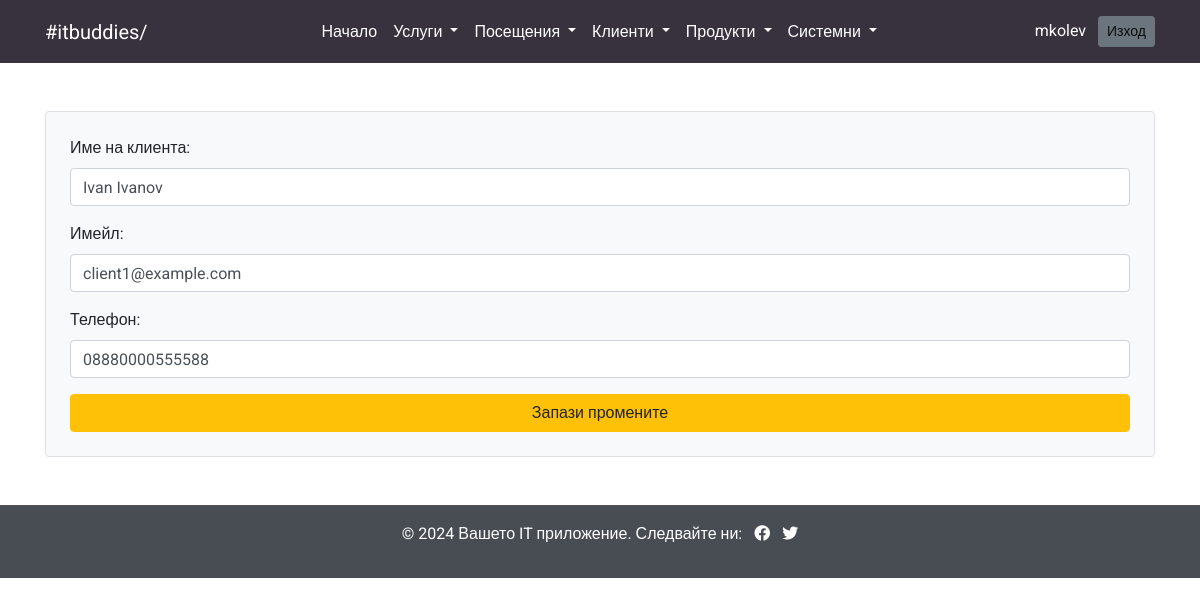
The app's page /clients/edit/1 (signed in), older data.
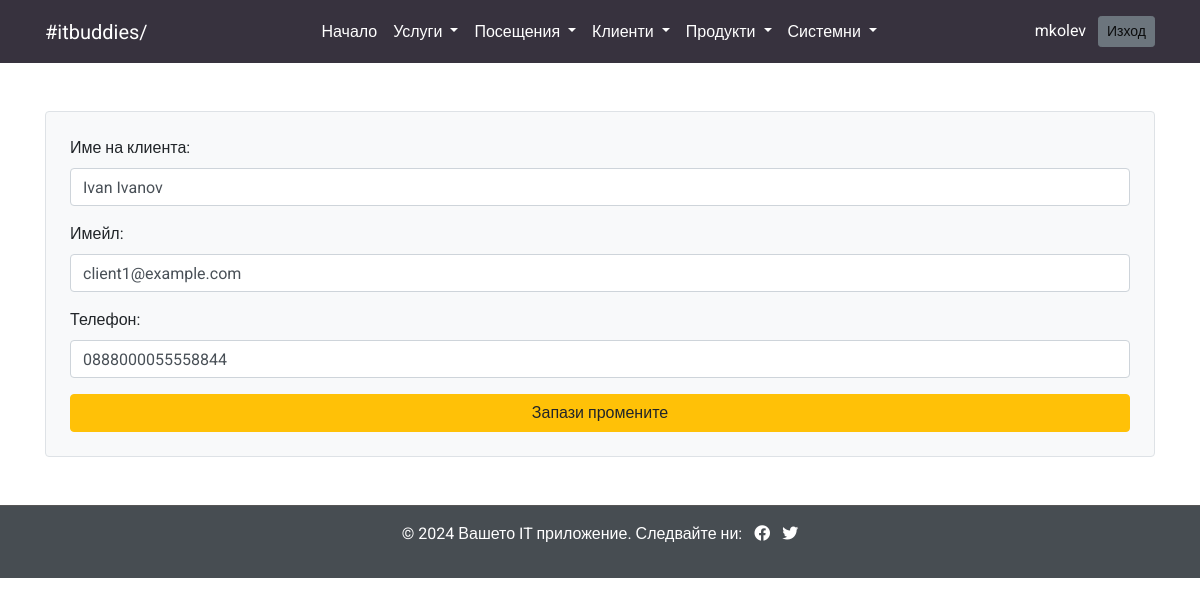
The same page, newer data.
### models.py (models this page shows)
class Client(db.Model):
    id = db.Column(db.Integer, primary_key=True)
    name = db.Column(db.String(100), nullable=False)
    email = db.Column(db.String(100), nullable=True)  # Опционално поле за имейл
    phone = db.Column(db.String(15), nullable=True)  # Опционално поле за телефон
    visits = db.relationship('Visit', backref='client', lazy=True)  # Връзка към Visit

### routes/clients.py (the view, shortened to what this page needs)
@clients_bp.route('/edit/<int:client_id>', methods=['GET', 'POST'])
@login_required
def edit_client(client_id):
    client = Client.query.get_or_404(client_id)
    return render_template('edit_client.html', client=client)

### app.py (called while the page is built)
@login_manager.user_loader
def load_user(user_id):
    return User.query.get(int(user_id))

### templates/edit_client.html
{% include 'header.html' %}
     {% include 'navbar.html' %}
    <main class="container my-5">
        <form action="{{ url_for('clients.edit_client', client_id=client.id) }}" method="POST" class="bg-light p-4 border rounded">
            <div class="form-group">
                <label for="name">Име на клиента:</label>
                <input type="text" id="name" name="name" class="form-control" value="{{ client.name }}" required>
            </div>
            <div class="form-group">
                <label for="email">Имейл:</label>
                <input type="email" id="email" name="email" class="form-control" value="{{ client.email }}">
            </div>
            <div class="form-group">
                <label for="phone">Телефон:</label>
                <input type="text" id="phone" name="phone" class="form-control" value="{{ client.phone }}">
            </div>
            <button type="submit" class="btn btn-warning btn-block">Запази промените</button>
        </form>
    </main>
{% include 'footer.html' %}

Row changes from the older to the newer data that the page shows:
changed Client "Ivan Ivanov": phone "08880000555588" → "0888000055558844"
